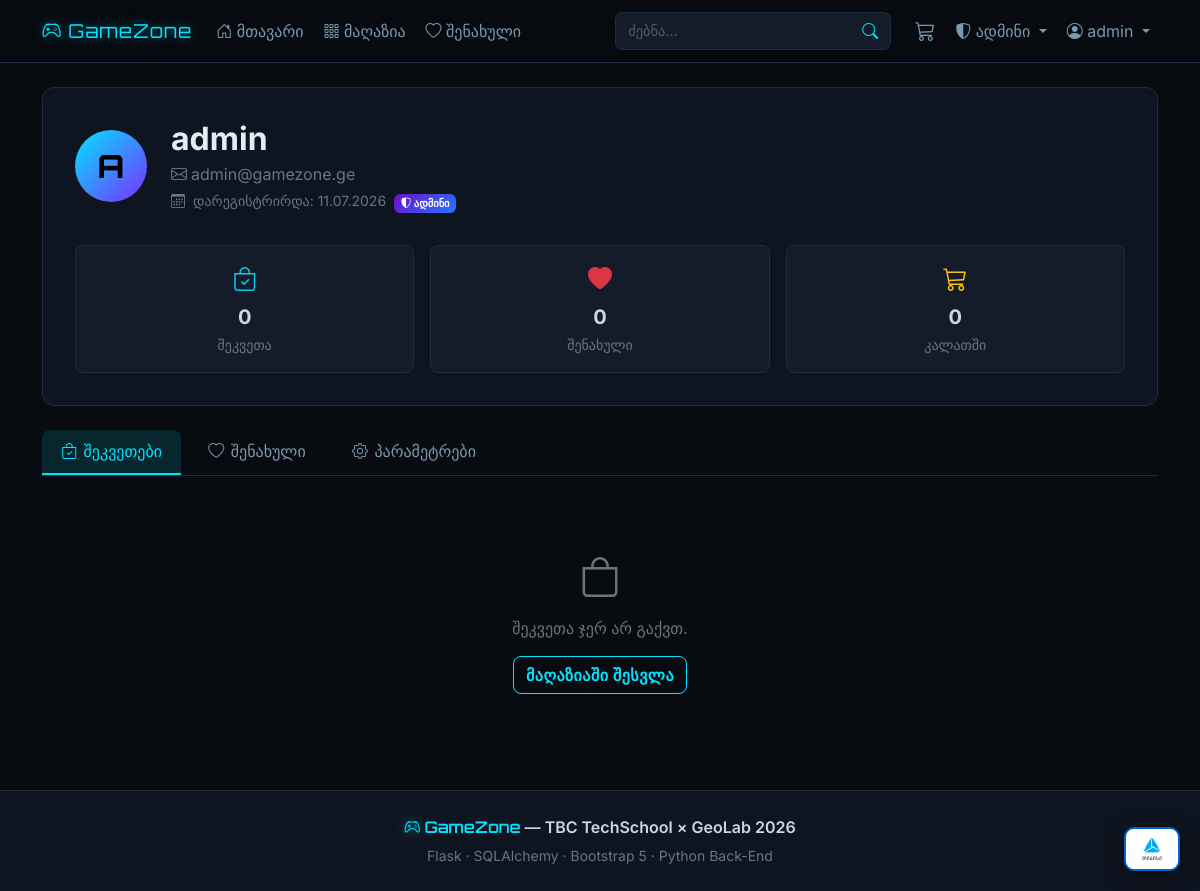
The app's page /profile (signed in) with its own data.
### models.py (models this page shows, shortened)
class User(UserMixin, db.Model):
    id            = db.Column(db.Integer, primary_key=True)
    username      = db.Column(db.String(64),  unique=True, nullable=False)
    email         = db.Column(db.String(120), unique=True, nullable=False)
    password_hash = db.Column(db.String(256), nullable=False)
    is_admin      = db.Column(db.Boolean, default=False)
    created_at    = db.Column(db.DateTime, default=datetime.utcnow)
    liked      = db.relationship('Product', secondary=likes,
                                 backref=db.backref('likers', lazy='dynamic'),
                                 lazy='dynamic')
    cart_items = db.relationship('CartItem', backref='user', lazy=True,
                                 cascade='all, delete-orphan')
    orders     = db.relationship('Order', backref='user', lazy=True)

### routes.py (the view)
@main.route('/profile')
@login_required
def profile():
    pw_form    = ChangePasswordForm(prefix='pw')
    email_form = ChangeEmailForm(prefix='em')
    orders     = Order.query.filter_by(user_id=current_user.id)\
                            .order_by(Order.created_at.desc()).all()
    liked      = current_user.liked.all()
    cart_items = CartItem.query.filter_by(user_id=current_user.id).all()
    return render_template('profile.html', pw_form=pw_form, email_form=email_form,
                           orders=orders, liked=liked, cart_items=cart_items)

### forms.py (shortened to what this page needs)
class ChangePasswordForm(FlaskForm):
    current_password = PasswordField('მიმდინარე პაროლი', validators=[
        DataRequired(message='სავალდებულო ველი')
    ])
    new_password = PasswordField('ახალი პაროლი', validators=[
        DataRequired(message='სავალდებულო ველი'),
        Length(min=6, message='მინიმუმ 6 სიმბოლო')
    ])
    confirm_password = PasswordField('გაიმეორეთ ახალი პაროლი', validators=[
        DataRequired(message='სავალდებულო ველი'),
        EqualTo('new_password', message='პაროლები არ ემთხვევა')
    ])
    submit = SubmitField('პაროლის შეცვლა')

class ChangeEmailForm(FlaskForm):
    new_email = StringField('ახალი ელ-ფოსტა', validators=[
        DataRequired(message='სავალდებულო ველი'),
        Email(message='შეიყვანეთ სწორი ელ-ფოსტა')
    ])
    current_password = PasswordField('პაროლი (დასადასტურებლად)', validators=[
        DataRequired(message='სავალდებულო ველი')
    ])
    submit = SubmitField('ელ-ფოსტის შეცვლა')

### models.py (called while the page is built)
@login_manager.user_loader
def load_user(user_id):
    return User.query.get(int(user_id))

### routes.py (called while the page is built)
@main.app_context_processor
def inject_cart_count():
    if current_user.is_authenticated:
        count = CartItem.query.filter_by(user_id=current_user.id).count()
    else:
        count = 0
    return {'cart_count': count}

### templates/profile.html (shortened to what this page needs)
{% extends 'base.html' %}
{% block content %}
<div class="container my-4">
  <div class="gz-profile-header mb-4">
    <div class="d-flex align-items-center gap-4 flex-wrap">
      <div class="gz-avatar">{{ current_user.username[0].upper() }}</div>
      <div>
        <h2 class="mb-1 fw-bold">{{ current_user.username }}</h2>
        <p class="text-secondary mb-1"><i class="bi bi-envelope me-1"></i>{{ current_user.email }}</p>
        <p class="text-secondary small mb-0">
          <i class="bi bi-calendar3 me-1"></i>
          დარეგისტრირდა: {{ current_user.created_at.strftime('%d.%m.%Y') }}
          {% if current_user.is_admin %}
            &nbsp;<span class="badge gz-badge-admin"><i class="bi bi-shield-shaded"></i> ადმინი</span>
          {% endif %}
        </p>
      </div>
    </div>
    <div class="row g-3 mt-3">
      {% for icon, val, lbl, col in [
        ('bi-bag-check',   orders|length,     'შეკვეთა',    'text-info'),
        ('bi-heart-fill',  liked|length,      'შენახული',   'text-danger'),
        ('bi-cart3',       cart_items|length, 'კალათში',    'text-warning'),
      ] %}
      <div class="col-4">
        <div class="gz-profile-stat">
          <i class="bi {{ icon }} {{ col }} fs-4 d-block mb-1"></i>
          <div class="fw-bold fs-5">{{ val }}</div>
          <small class="text-secondary">{{ lbl }}</small>
        </div>
      </div>
      {% endfor %}
    </div>
  </div>
  <ul class="nav gz-tabs mb-4" id="profileTabs">
    <li class="nav-item">
      <a class="gz-tab active" href="#orders"   data-bs-toggle="tab">
        <i class="bi bi-bag-check"></i> შეკვეთები
      </a>
    </li>
    <li class="nav-item">
      <a class="gz-tab" href="#liked-tab" data-bs-toggle="tab">
        <i class="bi bi-heart"></i> შენახული
      </a>
    </li>
    <li class="nav-item">
      <a class="gz-tab" href="#settings" data-bs-toggle="tab" id="settings-tab-link">
        <i class="bi bi-gear"></i> პარამეტრები
      </a>
    </li>
  </ul>
  <div class="tab-content">
    <div class="tab-pane fade show active" id="orders">
      {% if orders %}
      <div class="d-flex flex-column gap-3">
        {% for order in orders %}
        {% set smap = {
          'pending':  ('warning','⏳','მოლოდინი'),
          'confirmed':('info',   '✅','დადასტ.'),
          'shipped':  ('primary','🚚','გაიგზავნა'),
          'delivered':('success','📦','მიტანილი'),
          'cancelled':('danger', '❌','გაუქმდა'),
        } %}
        {% set s = smap.get(order.status, ('secondary','?','უცნობი')) %}
        <div class="gz-order-card">
          <div class="gz-order-hdr d-flex justify-content-between align-items-center flex-wrap gap-2">
            <div>
              <span class="fw-bold">შეკვეთა #{{ order.id }}</span>
              <span class="text-secondary small ms-3">
                <i class="bi bi-calendar3"></i>
                {{ order.created_at.strftime('%d.%m.%Y %H:%M') }}
              </span>
            </div>
            <div class="d-flex align-items-center gap-2">
              <span class="badge bg-{{ s[0] }}">{{ s[1] }} {{ s[2] }}</span>
              <span class="gz-neon-text fw-bold">₾{{ '%.2f'|format(order.total) }}</span>
            </div>
          </div>
          <div class="p-3">
            {% for item in order.items %}
            <div class="d-flex justify-content-between py-1 border-bottom gz-border-dim">
              <span>{{ item.product.name if item.product else 'წაშლილი პროდ.' }}</span>
              <span class="text-secondary">× {{ item.quantity }} &nbsp; ₾{{ '%.2f'|format(item.price_at_purchase) }}</span>
            </div>
            {% endfor %}
          </div>
        </div>
        {% endfor %}
      </div>
      {% else %}
      <div class="text-center py-5 text-secondary">
        <i class="bi bi-bag fs-1"></i>
        <p class="mt-2">შეკვეთა ჯერ არ გაქვთ.</p>
        <a href="{{ url_for('main.store') }}" class="btn gz-btn-neon">მაღაზიაში შესვლა</a>
      </div>
      {% endif %}
    </div>
  </div>
</div>
{% endblock %}

### templates/base.html (shortened to what this page needs)
<!DOCTYPE html>
<html lang="ka" data-bs-theme="dark">
<head>
  <link href="https://cdn.jsdelivr.net/npm/bootstrap@5.3.2/dist/css/bootstrap.min.css" rel="stylesheet"/>
  <link href="https://cdn.jsdelivr.net/npm/bootstrap-icons@1.11.3/font/bootstrap-icons.min.css" rel="stylesheet"/>
  <link rel="stylesheet" href="{{ url_for('static', filename='css/style.css') }}"/>
</head>
<body>
<nav class="navbar navbar-expand-lg navbar-dark gz-navbar sticky-top">
  <div class="container">
    <a class="navbar-brand gz-brand" href="{{ url_for('main.index') }}">
      <i class="bi bi-controller"></i> GameZone
    </a>
    <div class="collapse navbar-collapse" id="nb">
      <ul class="navbar-nav me-auto gap-1">
        <li class="nav-item">
          <a class="nav-link {% if request.endpoint=='main.index' %}active{% endif %}"
             href="{{ url_for('main.index') }}">
            <i class="bi bi-house-door"></i> მთავარი
          </a>
        </li>
        <li class="nav-item">
          <a class="nav-link {% if request.endpoint=='main.store' %}active{% endif %}"
             href="{{ url_for('main.store') }}">
            <i class="bi bi-grid-3x3-gap"></i> მაღაზია
          </a>
        </li>
        {% if current_user.is_authenticated %}
        <li class="nav-item">
          <a class="nav-link {% if request.endpoint=='main.liked' %}active{% endif %}"
             href="{{ url_for('main.liked') }}">
            <i class="bi bi-heart"></i> შენახული
          </a>
        </li>
        {% endif %}
      </ul>
      <form class="d-flex me-3 my-1 my-lg-0" action="{{ url_for('main.store') }}" method="GET">
        <div class="input-group gz-search-bar">
          <input type="text" name="search" class="form-control gz-search-input"
                 placeholder="ძებნა…" value="{{ request.args.get('search','') }}"/>
          <button class="btn gz-search-btn" type="submit">
            <i class="bi bi-search"></i>
          </button>
        </div>
      </form>
      <ul class="navbar-nav align-items-center gap-1">
        {% if current_user.is_authenticated %}
          <li class="nav-item">
            <a class="nav-link position-relative {% if request.endpoint=='main.cart' %}active{% endif %}"
               href="{{ url_for('main.cart') }}">
              <i class="bi bi-cart3 fs-5"></i>
            </a>
          </li>
          {% if current_user.is_admin %}
          <li class="nav-item dropdown">
            <a class="nav-link dropdown-toggle gz-admin-link" href="#" data-bs-toggle="dropdown">
              <i class="bi bi-shield-shaded"></i> ადმინი
            </a>
          </li>
          {% endif %}
          <li class="nav-item dropdown">
            <a class="nav-link dropdown-toggle" href="#" data-bs-toggle="dropdown">
              <i class="bi bi-person-circle"></i> {{ current_user.username }}
            </a>
          </li>
        {% endif %}
      </ul>
    </div>
  </div>
</nav>
<main>{% block content %}{% endblock %}</main>
<footer class="gz-footer mt-5 py-4">
  <div class="container text-center">
    <p class="mb-1 fw-semibold">
      <i class="bi bi-controller gz-neon-text"></i>
      <span class="gz-brand-text">GameZone</span> — TBC TechSchool × GeoLab 2026
    </p>
    <small class="text-secondary">Flask · SQLAlchemy · Bootstrap 5 · Python Back-End</small>
  </div>
</footer>
<a href="https://www.tbceducation.ge/" target="_blank" rel="noopener" class="gz-tbc-widget" title="TBC Bank">
  <img src="{{ url_for('static', filename='images/tbc_logo.png') }}" alt="TBC Bank"
       onerror="this.onerror=null;this.src='';this.closest('a').innerHTML='<span class=gz-tbc-text>TBC</span>'"/>
</a>
</body>
</html>

### static/css/style.css (style rules this page uses)
:root { --bg:#080b10; --surface:#0f1520; --surface2:#141c2a; --border:#1e2d42; --neon:#00e5ff; --neon-dim:rgba(0,229,255,.12); --neon-glow:0 0 16px rgba(0,229,255,.45); --text:#c8d6e5; --muted:#4a6070; --r:12px; --r-sm:8px; --t:.2s ease; }
*,*::before,*::after { box-sizing:border-box; }
body { background:var(--bg);color:var(--text);font-family:'Inter',system-ui,sans-serif;min-height:100vh; }
h1,h2,h3,h4 { color:#e2ecf4;font-weight:700; }
.gz-neon-text { color:var(--neon)!important;text-shadow:0 0 10px rgba(0,229,255,.6); }
.gz-brand-text { font-family:'Orbitron',sans-serif;color:var(--neon); }
.gz-navbar { background:rgba(8,11,16,.96)!important;backdrop-filter:blur(12px);border-bottom:1px solid var(--border); }
.gz-brand { font-family:'Orbitron',sans-serif;font-size:1.2rem;color:var(--neon)!important;text-shadow:0 0 12px rgba(0,229,255,.5);letter-spacing:.05em; }
.navbar-nav .nav-link { color:#7a9ab0!important;transition:color var(--t); }
.gz-admin-link { color:#ffd700!important; }
.gz-search-bar .gz-search-input { background:var(--surface2)!important;border:1px solid var(--border)!important;border-right:none!important;color:var(--text)!important;border-radius:var(--r-sm) 0 0 var(--r-sm);font-size:.9rem; }
.gz-search-input::placeholder { color:var(--muted)!important; }
.gz-search-btn { background:var(--surface2);border:1px solid var(--border);border-left:none;color:var(--neon);border-radius:0 var(--r-sm) var(--r-sm) 0; }
.gz-btn-neon { background:transparent;color:var(--neon);border:1.5px solid var(--neon);font-weight:600;border-radius:var(--r-sm);transition:all var(--t);letter-spacing:.03em; }
.gz-tbc-widget { position:fixed;bottom:20px;right:20px;z-index:1050;background:#fff;border-radius:10px;padding:6px 12px;box-shadow:0 4px 20px rgba(0,0,0,.5);display:flex;align-items:center;text-decoration:none;transition:transform var(--t),box-shadow var(--t);border:2px solid #0066cc; }
.gz-tbc-widget img { height:28px;display:block; }
.gz-profile-header { background:var(--surface);border:1px solid var(--border);border-radius:var(--r);padding:2rem; }
.gz-avatar { width:72px;height:72px;border-radius:50%;background:linear-gradient(135deg,var(--neon),#7b2fff);display:flex;align-items:center;justify-content:center;font-size:2rem;font-weight:800;color:#000;font-family:'Orbitron',sans-serif;flex-shrink:0; }
.gz-profile-stat { background:var(--surface2);border:1px solid var(--border);border-radius:var(--r-sm);padding:1rem;text-align:center; }
.gz-badge-admin { background:linear-gradient(135deg,#6a11cb,#2575fc); }
.gz-tabs { border-bottom:1px solid var(--border);gap:.5rem; }
.gz-tab { display:flex;align-items:center;gap:.4rem;padding:.6rem 1.2rem;color:#7a9ab0;text-decoration:none;border-bottom:2px solid transparent;transition:all var(--t);border-radius:var(--r-sm) var(--r-sm) 0 0; }
.gz-tab.active { color:var(--neon);border-bottom-color:var(--neon);background:var(--neon-dim); }
.gz-footer { background:var(--surface);border-top:1px solid var(--border); }

### records on screen
User: username "admin", username "A", email "admin@gamezone.ge", created_at "11.07.2026"

### other values on screen
{{ val }} "0" "0" "0"
{{ lbl }} "შეკვეთა" "შენახული" "კალათში"
